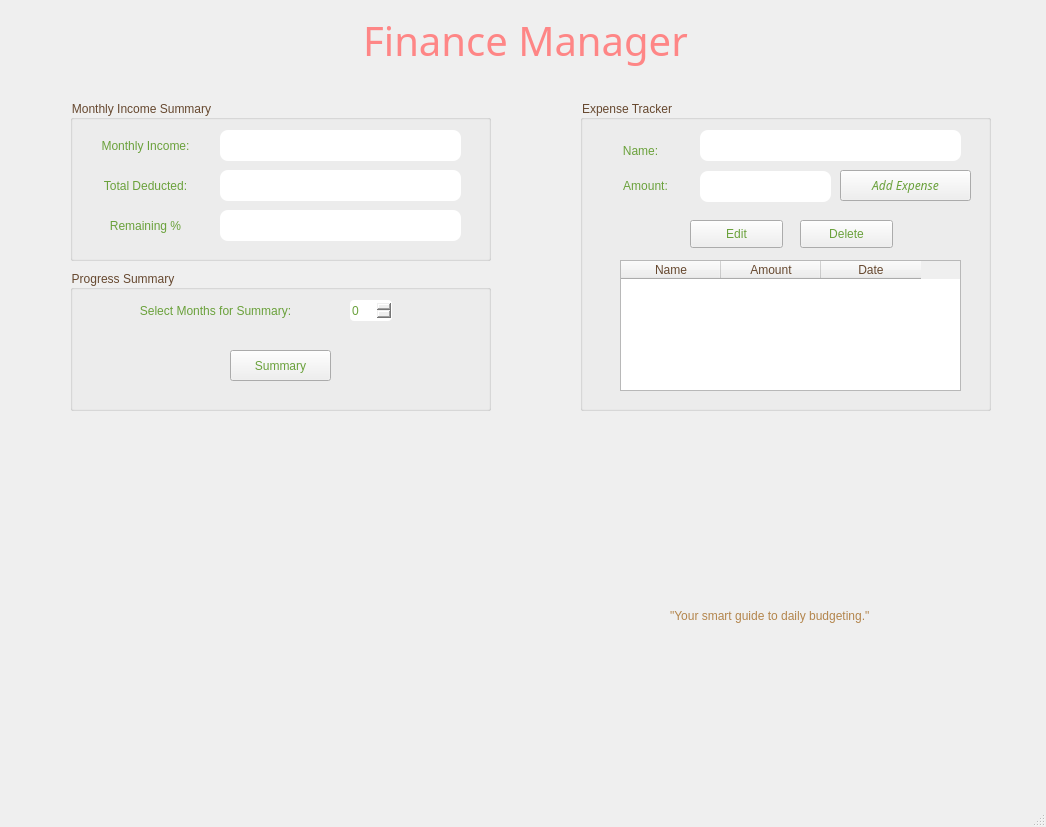
<?xml version="1.0" encoding="UTF-8"?>
<ui version="4.0">
 <class>MainWindow</class>
 <widget class="QMainWindow" name="MainWindow">
  <property name="geometry">
   <rect>
    <x>0</x>
    <y>0</y>
    <width>1046</width>
    <height>827</height>
   </rect>
  </property>
  <property name="windowTitle">
   <string>MainWindow</string>
  </property>
  <property name="styleSheet">
   <string notr="true">background-color: none;</string>
  </property>
  <widget class="QWidget" name="centralwidget">
   <widget class="QGroupBox" name="label_income_summary">
    <property name="geometry">
     <rect>
      <x>70</x>
      <y>100</y>
      <width>421</width>
      <height>161</height>
     </rect>
    </property>
    <property name="styleSheet">
     <string notr="true">color: rgb(102, 72, 47);
font: 75 italic 10pt &quot;Arial Bold&quot;;
</string>
    </property>
    <property name="title">
     <string>Monthly Income Summary</string>
    </property>
    <widget class="QLabel" name="label_monthly_income">
     <property name="geometry">
      <rect>
       <x>10</x>
       <y>30</y>
       <width>131</width>
       <height>31</height>
      </rect>
     </property>
     <property name="styleSheet">
      <string notr="true">color: rgb(106, 161, 59);
font: 75 italic 10pt &quot;Arial&quot;;</string>
     </property>
     <property name="text">
      <string>Monthly Income:</string>
     </property>
     <property name="alignment">
      <set>Qt::AlignCenter</set>
     </property>
    </widget>
    <widget class="QLineEdit" name="lineEdit_income">
     <property name="geometry">
      <rect>
       <x>150</x>
       <y>30</y>
       <width>241</width>
       <height>31</height>
      </rect>
     </property>
     <property name="styleSheet">
      <string notr="true">border-radius: 8px;</string>
     </property>
     <property name="alignment">
      <set>Qt::AlignLeading|Qt::AlignLeft|Qt::AlignVCenter</set>
     </property>
    </widget>
    <widget class="QLineEdit" name="lineEdit_deducted">
     <property name="geometry">
      <rect>
       <x>150</x>
       <y>70</y>
       <width>241</width>
       <height>31</height>
      </rect>
     </property>
     <property name="styleSheet">
      <string notr="true">border-radius: 8px;</string>
     </property>
     <property name="alignment">
      <set>Qt::AlignLeading|Qt::AlignLeft|Qt::AlignVCenter</set>
     </property>
     <property name="readOnly">
      <bool>true</bool>
     </property>
    </widget>
    <widget class="QLabel" name="label_remaining">
     <property name="geometry">
      <rect>
       <x>10</x>
       <y>110</y>
       <width>131</width>
       <height>31</height>
      </rect>
     </property>
     <property name="styleSheet">
      <string notr="true">color: rgb(106, 161, 59);
font: 75 italic 10pt &quot;Arial&quot;;</string>
     </property>
     <property name="text">
      <string>Remaining %</string>
     </property>
     <property name="alignment">
      <set>Qt::AlignCenter</set>
     </property>
    </widget>
    <widget class="QLabel" name="label_total_deducted">
     <property name="geometry">
      <rect>
       <x>10</x>
       <y>70</y>
       <width>131</width>
       <height>31</height>
      </rect>
     </property>
     <property name="styleSheet">
      <string notr="true">color: rgb(106, 161, 59);
font: 75 italic 10pt &quot;Arial&quot;;</string>
     </property>
     <property name="text">
      <string>Total Deducted:</string>
     </property>
     <property name="alignment">
      <set>Qt::AlignCenter</set>
     </property>
    </widget>
    <widget class="QLineEdit" name="lineEdit_remaining">
     <property name="geometry">
      <rect>
       <x>150</x>
       <y>110</y>
       <width>241</width>
       <height>31</height>
      </rect>
     </property>
     <property name="styleSheet">
      <string notr="true">color: rgb(107, 162, 60);
background-color:  rgb(255, 255, 255);
border-radius: 8px;
border: none;

</string>
     </property>
     <property name="alignment">
      <set>Qt::AlignCenter</set>
     </property>
     <property name="readOnly">
      <bool>true</bool>
     </property>
    </widget>
   </widget>
   <widget class="QGroupBox" name="groupBox">
    <property name="geometry">
     <rect>
      <x>580</x>
      <y>100</y>
      <width>411</width>
      <height>311</height>
     </rect>
    </property>
    <property name="styleSheet">
     <string notr="true">color: rgb(102, 72, 47);
font: 75 italic 10pt &quot;Arial Bold&quot;;
</string>
    </property>
    <property name="title">
     <string>Expense Tracker</string>
    </property>
    <widget class="QLabel" name="label_name">
     <property name="geometry">
      <rect>
       <x>30</x>
       <y>40</y>
       <width>61</width>
       <height>21</height>
      </rect>
     </property>
     <property name="styleSheet">
      <string notr="true">color: rgb(106, 161, 59);
font: 75 italic 10pt &quot;Arial&quot;;</string>
     </property>
     <property name="text">
      <string>Name:</string>
     </property>
     <property name="alignment">
      <set>Qt::AlignCenter</set>
     </property>
    </widget>
    <widget class="QLineEdit" name="lineEdit_expense_name">
     <property name="geometry">
      <rect>
       <x>120</x>
       <y>30</y>
       <width>261</width>
       <height>31</height>
      </rect>
     </property>
     <property name="styleSheet">
      <string notr="true">border-radius: 8px;</string>
     </property>
    </widget>
    <widget class="QLabel" name="label_amount">
     <property name="geometry">
      <rect>
       <x>30</x>
       <y>75</y>
       <width>71</width>
       <height>21</height>
      </rect>
     </property>
     <property name="styleSheet">
      <string notr="true">color: rgb(106, 161, 59);
font: 75 italic 10pt &quot;Arial&quot;;</string>
     </property>
     <property name="text">
      <string>Amount:</string>
     </property>
     <property name="alignment">
      <set>Qt::AlignCenter</set>
     </property>
    </widget>
    <widget class="QLineEdit" name="lineEdit_expense_amount">
     <property name="geometry">
      <rect>
       <x>120</x>
       <y>71</y>
       <width>131</width>
       <height>31</height>
      </rect>
     </property>
     <property name="styleSheet">
      <string notr="true">border-radius: 8px;</string>
     </property>
    </widget>
    <widget class="QPushButton" name="btn_add_expense">
     <property name="geometry">
      <rect>
       <x>260</x>
       <y>70</y>
       <width>131</width>
       <height>31</height>
      </rect>
     </property>
     <property name="font">
      <font>
       <family>Arial Bold</family>
       <pointsize>9</pointsize>
       <weight>9</weight>
       <italic>true</italic>
       <bold>false</bold>
      </font>
     </property>
     <property name="styleSheet">
      <string notr="true">color: rgb(106, 161, 59);
font: 75 italic 9pt &quot;Arial Bold&quot;;
</string>
     </property>
     <property name="text">
      <string>Add Expense</string>
     </property>
    </widget>
    <widget class="QTableWidget" name="table_expenses">
     <property name="geometry">
      <rect>
       <x>40</x>
       <y>160</y>
       <width>341</width>
       <height>131</height>
      </rect>
     </property>
     <property name="maximumSize">
      <size>
       <width>531</width>
       <height>131</height>
      </size>
     </property>
     <column>
      <property name="text">
       <string>Name</string>
      </property>
     </column>
     <column>
      <property name="text">
       <string>Amount</string>
      </property>
     </column>
     <column>
      <property name="text">
       <string>Date</string>
      </property>
     </column>
    </widget>
    <widget class="QPushButton" name="btn_edit_expense">
     <property name="geometry">
      <rect>
       <x>110</x>
       <y>120</y>
       <width>93</width>
       <height>28</height>
      </rect>
     </property>
     <property name="styleSheet">
      <string notr="true">color: rgb(106, 161, 59);
font: 75 italic 9pt &quot;Arial Bold&quot;;
</string>
     </property>
     <property name="text">
      <string>Edit</string>
     </property>
    </widget>
    <widget class="QPushButton" name="btn_delete_expense">
     <property name="geometry">
      <rect>
       <x>220</x>
       <y>120</y>
       <width>93</width>
       <height>28</height>
      </rect>
     </property>
     <property name="styleSheet">
      <string notr="true">color: rgb(106, 161, 59);
font: 75 italic 9pt &quot;Arial Bold&quot;;
</string>
     </property>
     <property name="text">
      <string>Delete</string>
     </property>
    </widget>
   </widget>
   <widget class="QGroupBox" name="groupBox_2">
    <property name="geometry">
     <rect>
      <x>70</x>
      <y>270</y>
      <width>421</width>
      <height>141</height>
     </rect>
    </property>
    <property name="styleSheet">
     <string notr="true">color: rgb(102, 72, 47);
font: 75 italic 10pt &quot;Arial Bold&quot;;
</string>
    </property>
    <property name="title">
     <string>Progress Summary</string>
    </property>
    <widget class="QLabel" name="label_select_months">
     <property name="geometry">
      <rect>
       <x>30</x>
       <y>30</y>
       <width>231</width>
       <height>21</height>
      </rect>
     </property>
     <property name="styleSheet">
      <string notr="true">color: rgb(106, 161, 59);
font: 75 italic 10pt &quot;Arial&quot;;</string>
     </property>
     <property name="text">
      <string>Select Months for Summary:</string>
     </property>
     <property name="alignment">
      <set>Qt::AlignCenter</set>
     </property>
    </widget>
    <widget class="QSpinBox" name="spinbox_months">
     <property name="geometry">
      <rect>
       <x>280</x>
       <y>30</y>
       <width>42</width>
       <height>21</height>
      </rect>
     </property>
     <property name="maximumSize">
      <size>
       <width>42</width>
       <height>16777215</height>
      </size>
     </property>
     <property name="styleSheet">
      <string notr="true">border-radius: 4px;
color: rgb(106, 161, 59);</string>
     </property>
    </widget>
    <widget class="QPushButton" name="btn_summary">
     <property name="geometry">
      <rect>
       <x>160</x>
       <y>80</y>
       <width>101</width>
       <height>31</height>
      </rect>
     </property>
     <property name="styleSheet">
      <string notr="true">color: rgb(106, 161, 59);
font: 75 italic 10pt &quot;Arial Bold&quot;;
</string>
     </property>
     <property name="text">
      <string>Summary</string>
     </property>
    </widget>
   </widget>
   <widget class="QLabel" name="templabel">
    <property name="geometry">
     <rect>
      <x>60</x>
      <y>340</y>
      <width>801</width>
      <height>491</height>
     </rect>
    </property>
    <property name="styleSheet">
     <string notr="true">color: rgb(232, 100, 242);
font: 75 italic 10pt &quot;Arial&quot;;</string>
    </property>
    <property name="text">
     <string/>
    </property>
    <property name="pixmap">
     <pixmap>../FM/financepic.png</pixmap>
    </property>
    <property name="scaledContents">
     <bool>true</bool>
    </property>
   </widget>
   <widget class="QLabel" name="label_title">
    <property name="geometry">
     <rect>
      <x>90</x>
      <y>0</y>
      <width>871</width>
      <height>81</height>
     </rect>
    </property>
    <property name="font">
     <font>
      <family>Calisto MT Bold</family>
      <pointsize>30</pointsize>
      <weight>9</weight>
      <italic>false</italic>
      <bold>false</bold>
     </font>
    </property>
    <property name="styleSheet">
     <string notr="true">color: rgb(254, 134, 134);
border-radius: 10px;
border: 3px solid  rgb(102, 72, 47);
font: 75 27pt &quot;Cambria&quot;;
font: 75 30pt &quot;Calisto MT Bold&quot;;
border: none;
</string>
    </property>
    <property name="text">
     <string>Finance Manager</string>
    </property>
    <property name="alignment">
     <set>Qt::AlignCenter</set>
    </property>
   </widget>
   <widget class="QLabel" name="label_quote">
    <property name="geometry">
     <rect>
      <x>670</x>
      <y>580</y>
      <width>371</width>
      <height>71</height>
     </rect>
    </property>
    <property name="styleSheet">
     <string notr="true">font: 75 italic 12pt &quot;Arial Bold&quot;;
color: rgb(179, 133, 76);</string>
    </property>
    <property name="text">
     <string>&quot;Your smart guide to daily budgeting.&quot;</string>
    </property>
   </widget>
   <zorder>templabel</zorder>
   <zorder>label_income_summary</zorder>
   <zorder>groupBox</zorder>
   <zorder>groupBox_2</zorder>
   <zorder>label_title</zorder>
   <zorder>label_quote</zorder>
  </widget>
  <widget class="QStatusBar" name="statusbar"/>
 </widget>
 <resources/>
 <connections/>
</ui>
